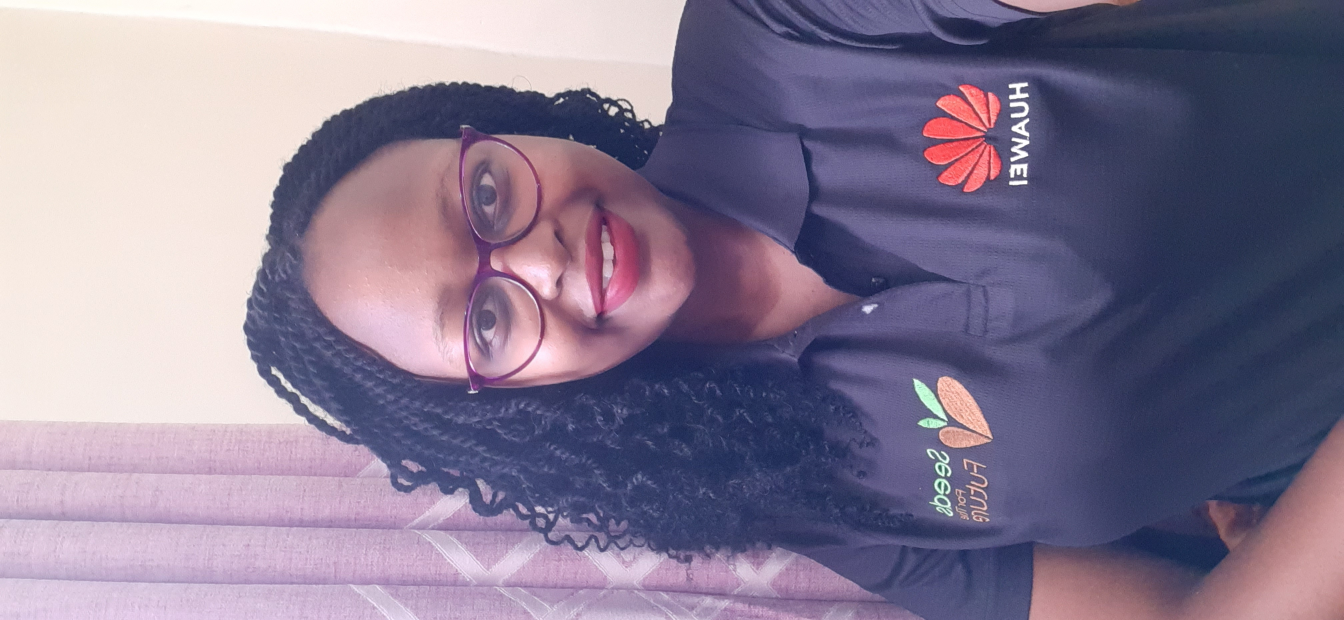
#> input picture Numpy/livy.jpg, 4032 x 1860 px (shown at 1/3 size)
$ jupyter execute NUMPY.ipynb
#> lines starting #> are read from the running program, lines starting #| are printed output that depends on the picture; long printed decimals are rounded
[cell 1]
import numpy as np

a = np.zeros(3)
a

[cell 2]
z = np.zeros(10)
z

[cell 3]
z.shape

[cell 4]
z.shape = (10, 1)
z

[cell 5]
z = np.ones(10)
z

[cell 6]
z = np.empty(3)
z

[cell 7]
z = np.linspace(2, 10, 5)
z

[cell 8]
z = np.array([10, 20])
z

[cell 9]
a_list = [1, 2, 3, 4, 5, 6, 7]
z = np.array(a_list)
z

[cell 10]
type(z)

[cell 11]
b_list = [[9, 8, 7, 6, 5], [1, 2, 3, 4, 5]]
z = np.array([b_list])
z

[cell 12]
z.shape

[cell 13]
np.random.seed
z1 = np.random.randint(10, size=6)
z1

[cell 14]
z1[0]

[cell 15]
z1[0:2]

[cell 16]
z1[-1]

[cell 17]
z1[:]

[cell 18]
from skimage import io
photo = io.imread('livy.jpg')
#> photo is the input picture: shape (1860, 4032, 3); mean R, G, B 134.4, 122.9, 146.3
type(photo)

[cell 19]
photo.shape
#> Out = (1860, 4032, 3)

[cell 20]
import matplotlib.pyplot as plt
plt.imshow(photo)

[cell 21]
plt.imshow(photo[::-1])
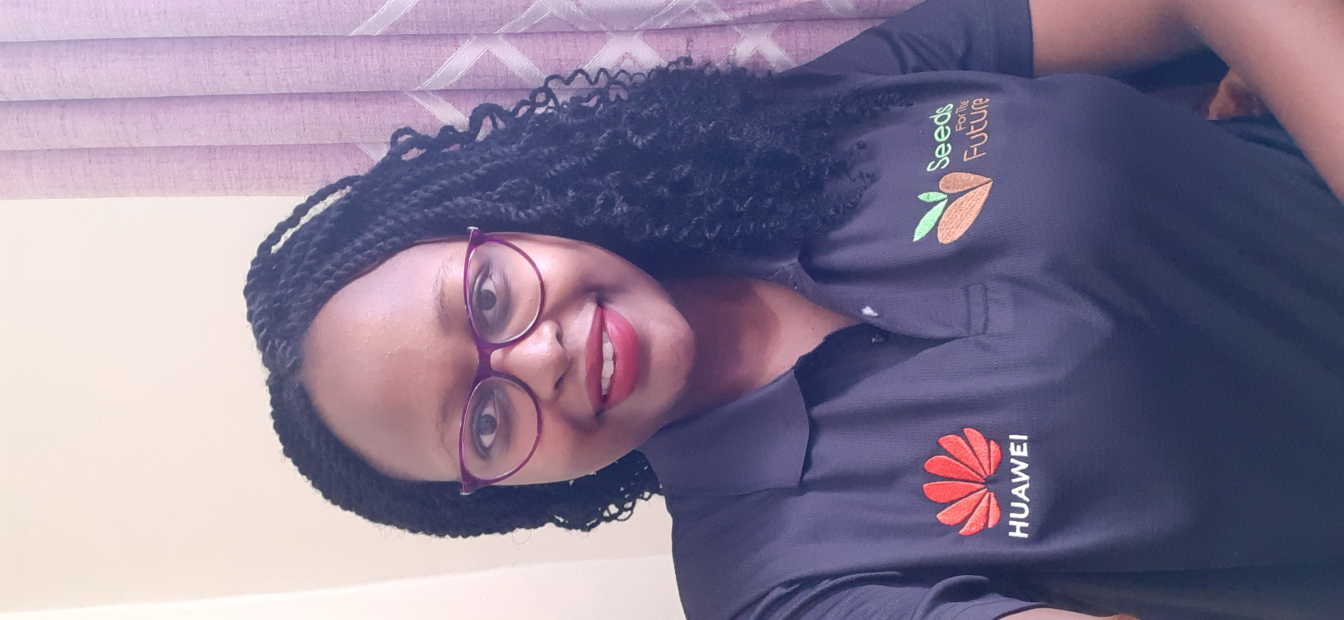
#> shown: shape (1860, 4032, 3) (shown at 1/3 size); mean R, G, B 134.4, 122.9, 146.3

[cell 22]
plt.imshow(photo[:, ::-1])
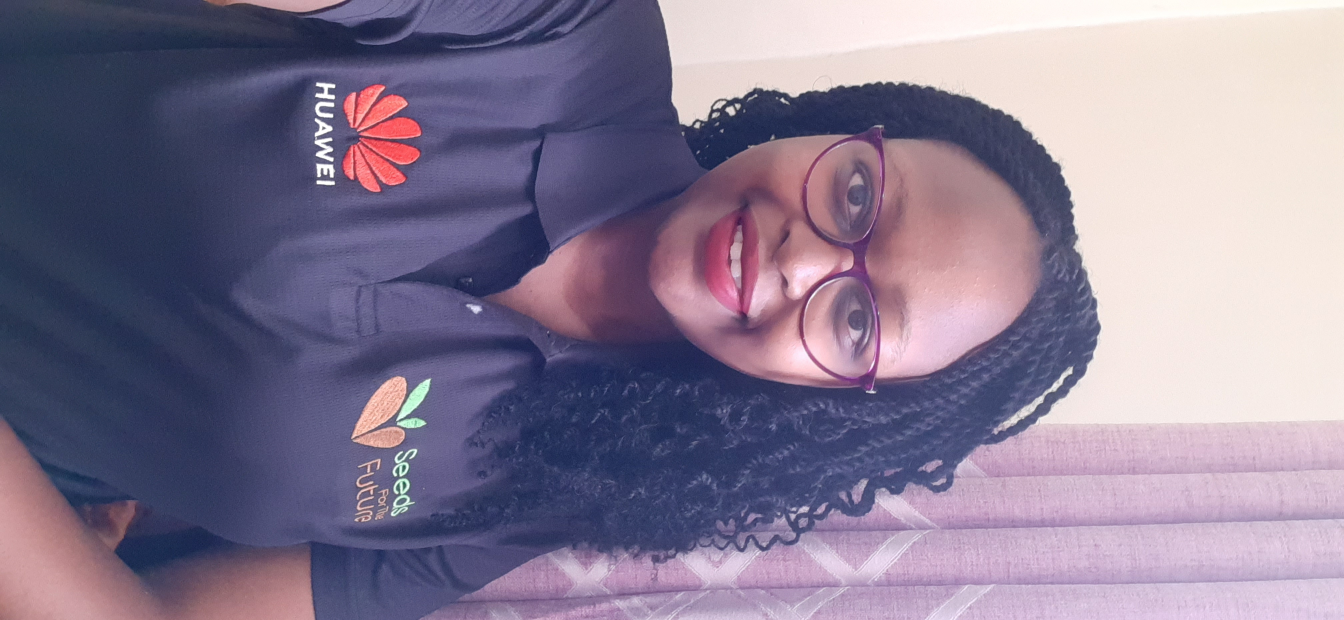
#> shown: shape (1860, 4032, 3) (shown at 1/3 size); mean R, G, B 134.4, 122.9, 146.3

[cell 23]
plt.imshow(photo[:,0])
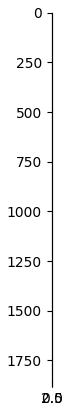
#> figure drawn by matplotlib, 1 panel

[cell 24]
plt.imshow(photo[500:2200, 0:1500])
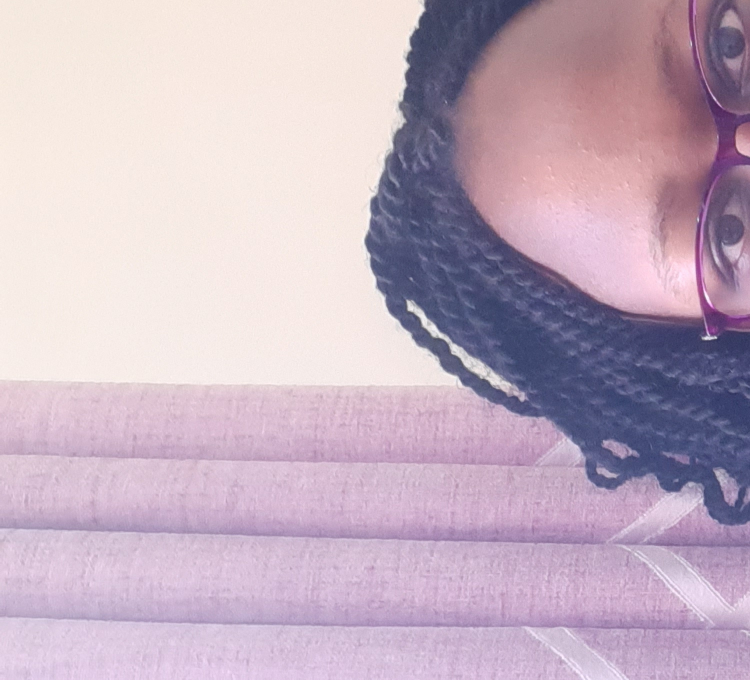
#> shown: shape (1360, 1500, 3) (shown at 1/2 size); mean R, G, B 196.2, 176.2, 192.4

[cell 25]
plt.imshow(photo[::2, ::2])

[cell 26]
photo
photo_sin = np.sin(photo)
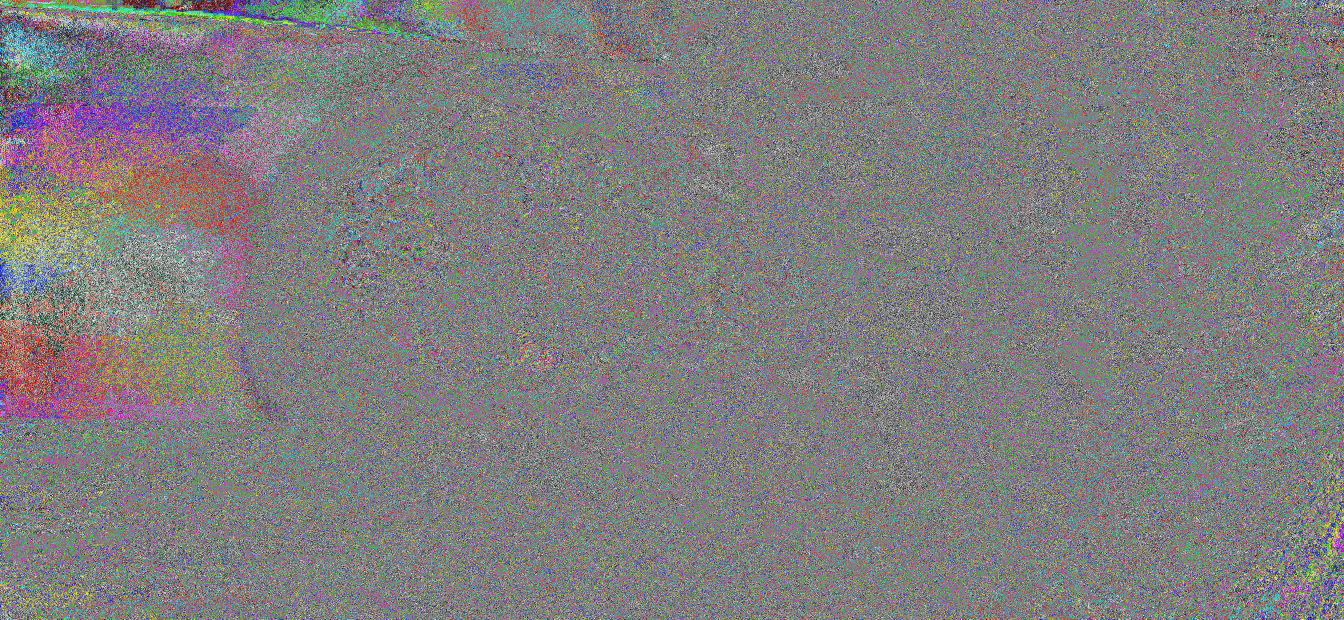
#> photo_sin: shape (1860, 4032, 3) float16 (shown at 1/3 size); mean R, G, B 0.00799, -0.00282, 1.5e-05; drawn with min black and max white
photo_sin

[cell 27]
print(np.sum(photo))
#| 3026050553
print(np.prod(photo))
#| 0
print(np.mean(photo))
#| 134.500
print(np.std(photo))
#| 68.396
print(np.var(photo))
#| 4677.956
print(np.min(photo))
#| 16
print(np.max(photo))
#| 255
print(np.argmin(photo))
#| 5678553
print(np.argmax(photo))
#| 0

[cell 28]
z = np.array([1, 2, 3, 4, 5])

[cell 29]
z < 3

[cell 30]
z > 3

[cell 31]
z[z>3]

[cell 32]
photo_masked = np.where(photo > 150, 255, 0)
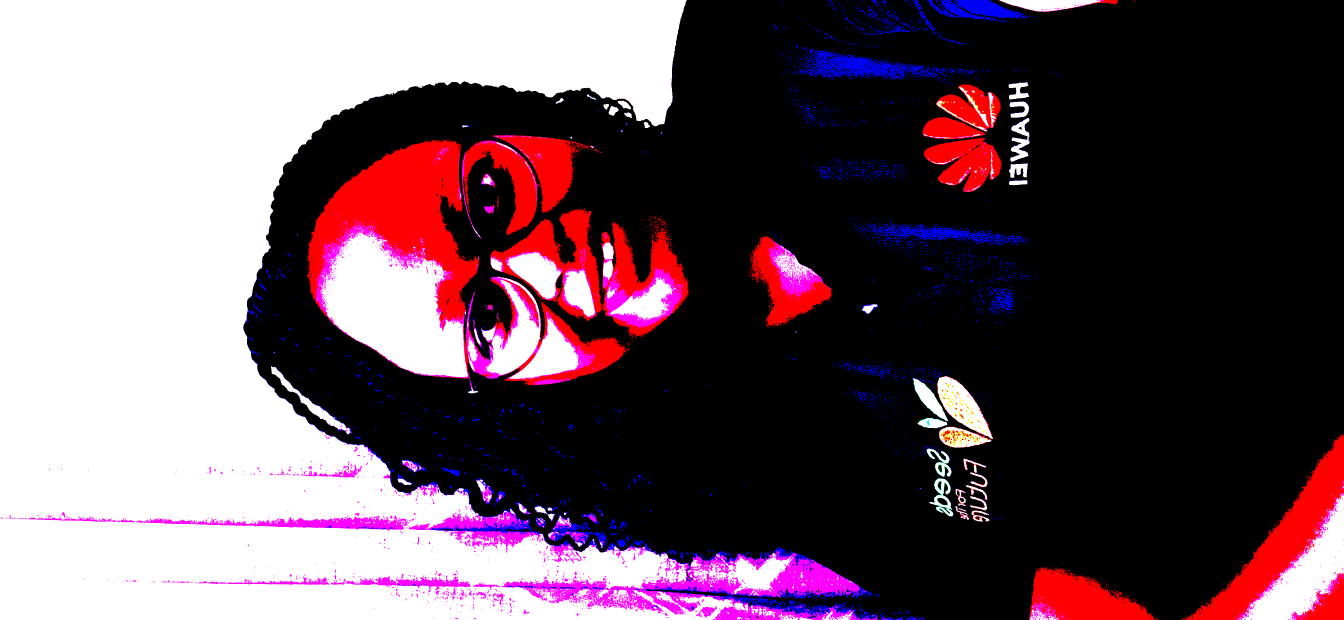
#> photo_masked: shape (1860, 4032, 3) int64 (shown at 1/3 size); mean R, G, B 108.3, 87.2, 97.2

[cell 33]
plt.imshow(photo_masked)

[cell 34]
a_array = np.array([1, 2, 3, 4, 5])
b_array = np.array([6, 7, 8, 9, 10])

[cell 35]
a_array + b_array

[cell 36]
a_array + 30

[cell 37]
a_array * b_array

[cell 38]
a_array * 10

[cell 39]
a_array @ b_array

[cell 40]
plt.imshow(photo[:,:,0].T)
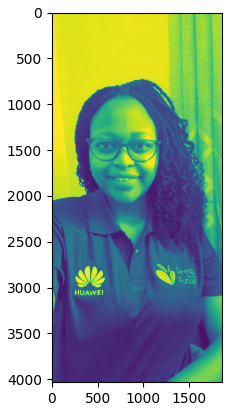
#> figure drawn by matplotlib, 1 panel
